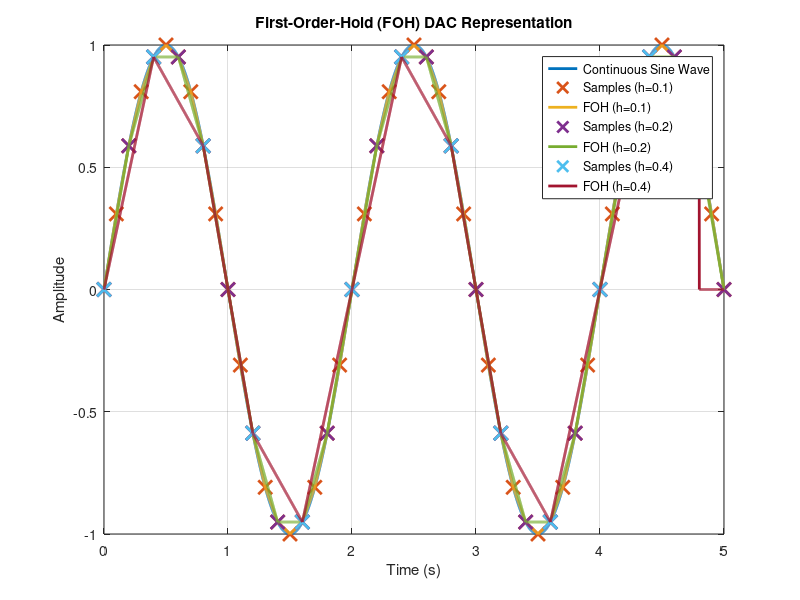

Write the MATLAB code that produced this figure.
function draw_foh_plot()
    omega = pi;
    t_continuous = 0:0.001:5;
    y_continuous = sin(omega * t_continuous);
    h_values = [0.1, 0.2, 0.4];
    figure;
    plot(t_continuous, y_continuous, 'LineWidth', 2);
    hold on;
    for i = 1:length(h_values)
        h = h_values(i);
        tk = 0:h:5;
        yk = sin(omega * tk);

        t_foh = linspace(tk(1), tk(end), length(t_continuous));
        y_foh = zeros(size(t_continuous));
        
        for j = 1:length(tk) - 1
            t_range = t_continuous >= tk(j) & t_continuous <= tk(j + 1);
            y_foh(t_range) = yk(j) + (t_continuous(t_range) - tk(j)) .* (yk(j + 1) - yk(j)) / h;
        end

        plot(tk, yk, 'x', 'MarkerSize', 10, 'LineWidth', 2);
        plot(t_continuous, y_foh, 'LineWidth', 2);
    end
    title('First-Order-Hold (FOH) DAC Representation');
    xlabel('Time (s)');
    ylabel('Amplitude');
    legend('Continuous Sine Wave', 'Samples (h=0.1)', 'FOH (h=0.1)', ...
           'Samples (h=0.2)', 'FOH (h=0.2)', 'Samples (h=0.4)', 'FOH (h=0.4)');
    grid on;
    hold off;
end
